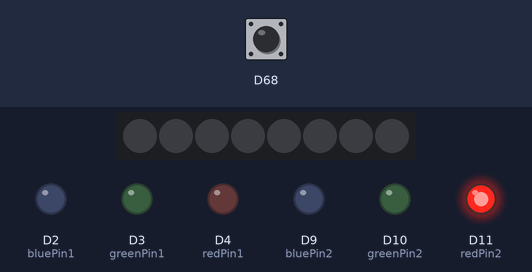
Recording of a sketch running on a simulated Arduino Uno R4 WiFi. Parts: 8 RGB LEDs in strip order, left to right, output pins drawn as LEDs (lit = HIGH). Inputs (shaded band) come from the test bench; at power-on: D68 HIGH. Dim RGB values are drawn brighter than linear; random numbers use the default seed unless the sketch sets one.

Above: at 1.2 s.
1.3 s: D68 pulled LOW for 0.15 s
At 1.6 s:
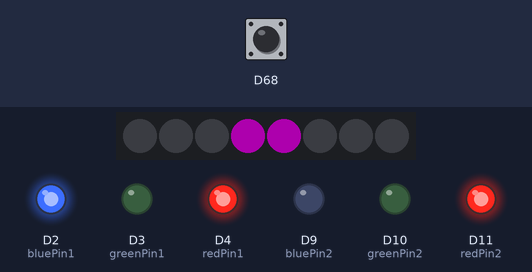
4.4 s: D68 pulled LOW for 1 s
At 5.0 s:
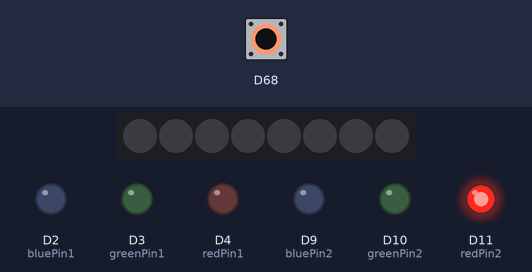
8.4 s: D68 pulled LOW for 0.15 s
At 10.8 s:
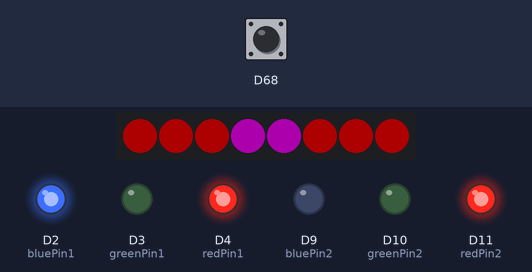
11.5 s: D68 pulled LOW for 3.2 s
At 12.9 s:
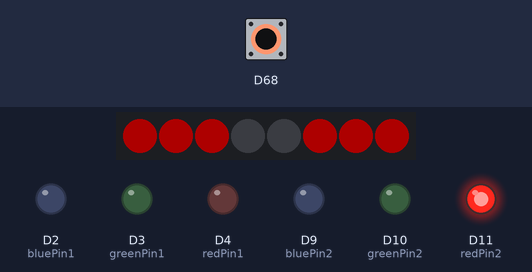
Timing chart, 0 to 14.5 s (numbered marks = the images above; inputs shaded):
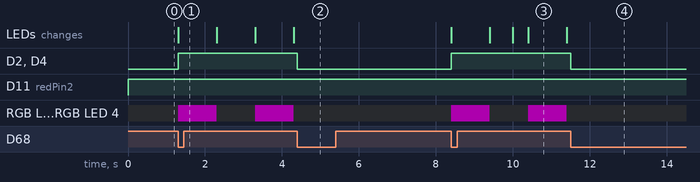

Measured:
- after the input at 1.3 s, D2 (bluePin1), D4 (redPin1): LOW → HIGH at once; RGB LED 3, RGB LED 4: alternates RGB(50, 0, 50) for 1.0 s and off for 1.0 s, starting at once; the LEDs: change at once (image 1)
- after the input at 4.4 s, D2 (bluePin1), D4 (redPin1): HIGH → LOW at once
- after the input at 8.4 s, D2 (bluePin1), D4 (redPin1): LOW → HIGH at once
- after the input at 11.5 s, D2 (bluePin1), D4 (redPin1): HIGH → LOW at once
- what the display in image 3 shows lasts 1.0 s, from 10.4 s to 11.4 s

The sketch:

smaller_meeting_scenario.ino
```cpp
#include "Modulino.h"
#include <FastLED.h>

#define NUMPIXELS 8
#define PIN 6  //pin for LED stripe
ModulinoKnob encoder;
CRGB leds[NUMPIXELS];  //initialize LED stripe

//Delay timing for group temperature
unsigned long startMillis;
unsigned long currentMillis;
const unsigned long period = 10000;  //the value is a number of milliseconds (10 seconds)

//Delay timing for questions
unsigned long LEDstartMillis;
unsigned long LEDcurrentMillis;
const unsigned long LEDperiod = 1000;
bool questionLED = false;


// LED 1 (controlled by button)
const int redPin1 = 4;
const int greenPin1 = 3;
const int bluePin1 = 2;
int user1;

// LED 2 (controlled by knob)
const int redPin2 = 11;
const int greenPin2 = 10;
const int bluePin2 = 9;

//Question button variables
int buttonState = 0;
bool lastButton = false;

// --- Setup: Initialize all components ---
void setup() {

  // Setup RGB LEDs
  pinMode(redPin1, OUTPUT);
  pinMode(greenPin1, OUTPUT);
  pinMode(bluePin1, OUTPUT);

  pinMode(redPin2, OUTPUT);
  pinMode(greenPin2, OUTPUT);
  pinMode(bluePin2, OUTPUT);

  //Set up LED stripe and modulino knob
  Serial.begin(9600);
  Modulino.begin();
  FastLED.addLeds<WS2812, PIN, GRB>(leds, NUMPIXELS);
  FastLED.setBrightness(50);
  encoder.begin();
  encoder.set(0);  // explicitly reset to 0 during setup

  // Initialize timers
  startMillis = millis();
  LEDstartMillis = millis();
}


void loop() {

  // --- Read dial value and map it to a color ---
  int value = encoder.get();
  int colorValue = encoder.get() * 2;
  colorValue = colorValue % 201;
  if (colorValue < 0) colorValue += 201;


  //Replace led color with simulated average temperature
  //user 1 is the imaginary "group" in the meeting
  user1 = colorValue + random(-50, 50);
  int avgColor = (user1 + colorValue) / 2;

  int r, g;
  int r1, g1;

  //transform into r,g value for user0 (You)
  if (colorValue <= 30) {
    // Hold pure red longer (0–50)
    r = 255;
    g = 0;
  } else if (colorValue <= 100) {
    // Red → Yellow (green increases)
    r = 255;
    g = map(colorValue, 31, 100, 0, 255);
  } else {
    // Yellow → Green (red decreases)
    r = map(colorValue, 101, 200, 255, 0);
    g = 255;
  }

  //transform into r,g value for average (Group)
  if (avgColor <= 30) {
    // Hold pure red longer (0–50)
    r1 = 255;
    g1 = 0;
  } else if (avgColor <= 100) {
    // Red → Yellow (green increases)
    r1 = 255;
    g1 = map(avgColor, 31, 100, 0, 255);
  } else {
    // Yellow → Green (red decreases)
    r1 = map(avgColor, 101, 200, 255, 0);
    g1 = 255;
  }

  bool currentButton = encoder.isPressed();
  // If the button was just pressed (rising edge detection)
  if (currentButton && !lastButton) {
    // Toggle the button state (0 → 1 or 1 → 0)
    buttonState = !buttonState;

    if (buttonState == 1) {
      analogWrite(redPin1, 255);
      analogWrite(greenPin1, 0);
      analogWrite(bluePin1, 255);
      FastLED.show();
    } else {
      analogWrite(redPin1, 0);
      analogWrite(greenPin1, 0);
      analogWrite(bluePin1, 0);
      leds[3] = CRGB(0, 0, 0);
      leds[4] = CRGB(0, 0, 0);
      questionLED = false;
      FastLED.show();
    }
  }
  lastButton = currentButton;

  // --- If the question button is pressed, handle blinking of question LEDs ---
  if (buttonState == 1) {
    if (LEDcurrentMillis - LEDstartMillis >= LEDperiod)  //test whether the period has elapsed
    {
      LEDstartMillis = LEDcurrentMillis;
      if (questionLED) {
        leds[3] = CRGB(0, 0, 0);
        leds[4] = CRGB(0, 0, 0);
        FastLED.show();
        questionLED = false;
      } else {
        leds[3] = CRGB(255, 0, 255);
        leds[4] = CRGB(255, 0, 255);
        questionLED = true;
        FastLED.show();
      }
    }
  }
  // --- Update timing trackers ---
  currentMillis = millis();
  LEDcurrentMillis = millis();

  // --- Every 10 seconds, update the LED stripe color to reflect the average "temperature" ---
  if (currentMillis - startMillis >= period)  //test whether the period has elapsed
  {
    //mimic gradual change but not blink
    leds[0] = CRGB(r1, g1, 0);
    leds[1] = CRGB(r1, g1, 0);
    leds[2] = CRGB(r1, g1, 0);
    leds[5] = CRGB(r1, g1, 0);
    leds[6] = CRGB(r1, g1, 0);
    leds[7] = CRGB(r1, g1, 0);

    FastLED.show();
    startMillis = currentMillis;  //IMPORTANT to save the start time of the current LED state.
  }

  // --- Update the second physical RGB LED (LED2) to reflect user's personal temperature color ---
  analogWrite(redPin2, r);
  analogWrite(greenPin2, g);
}
```
